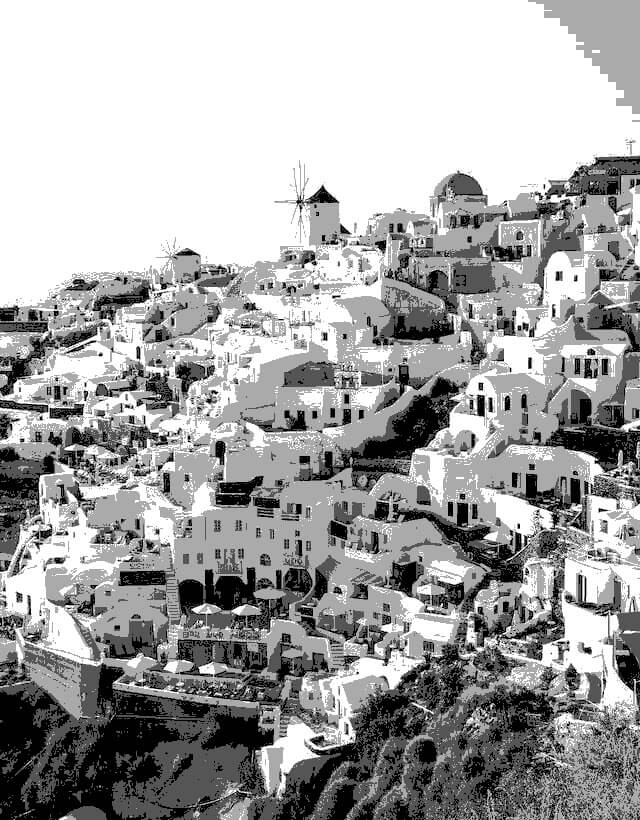
#> input picture Huffman_coding/input_image.jpg, 640 x 820 px
$ python Huffman_coding.py
#> lines starting #> are read from the running program, lines starting #| are printed output that depends on the picture
### Huffman_coding/huffman_core.py
"""
huffman_core.py
Shared Huffman helpers (canonical Huffman coding) used by the grayscale
and RGB scripts.

Idea: instead of storing the whole tree, we only compute the *length* of every
symbol's code. Codes are then rebuilt in "canonical" order, so the decoder
needs just 256 length values (one byte each) to recreate the same codes.
"""

import heapq
import itertools
import struct
from collections import Counter

import numpy as np

MAGIC = b"HUFF"


# ----------------------------------------------------------------------------
# Building the code
# ----------------------------------------------------------------------------
def code_lengths(freq):
    """Return {symbol: code_length} from {symbol: count} using the Huffman merge."""
    if len(freq) == 1:                       # image with a single pixel value
        return {s: 1 for s in freq}

    tie = itertools.count()                  # keeps heap ordering stable
    heap = [(count, next(tie), [sym]) for sym, count in freq.items()]
    heapq.heapify(heap)
    depth = {sym: 0 for sym in freq}

    while len(heap) > 1:
        c1, _, group1 = heapq.heappop(heap)
        c2, _, group2 = heapq.heappop(heap)
        for sym in group1 + group2:          # every merge pushes symbols 1 level deeper
            depth[sym] += 1
        heapq.heappush(heap, (c1 + c2, next(tie), group1 + group2))
    return depth


def canonical_codes(lengths):
    """Return {symbol: 'bitstring'} built in canonical order from the lengths."""
    codes = {}
    code, prev_len = 0, 0
    for sym, length in sorted(lengths.items(), key=lambda kv: (kv[1], kv[0])):
        code <<= (length - prev_len)
        codes[sym] = format(code, f"0{length}b")
        code += 1
        prev_len = length
    return codes


# ----------------------------------------------------------------------------
# Encoding / decoding one channel (flat uint8 array)
# ----------------------------------------------------------------------------
def encode_channel(flat):
    """Return (lengths_dict, payload_bytes, number_of_bits)."""
    freq = Counter(flat.tolist())
    lengths = code_lengths(freq)
    codes = canonical_codes(lengths)

    lookup = [""] * 256
    for sym, bits in codes.items():
        lookup[sym] = bits
    bitstring = "".join(map(lookup.__getitem__, flat.tolist()))

    nbits = len(bitstring)
    bit_array = np.frombuffer(bitstring.encode("ascii"), dtype=np.uint8) - 48
    payload = np.packbits(bit_array).tobytes()
    return lengths, payload, nbits


def decode_channel(lengths, payload, nbits, count):
    """Rebuild `count` pixel values from the payload."""
    codes = canonical_codes(lengths)
    table = {(len(b), int(b, 2)): sym for sym, b in codes.items()}

    bits = np.unpackbits(np.frombuffer(payload, dtype=np.uint8))[:nbits].tolist()
    out = np.empty(count, dtype=np.uint8)
    code, length, idx = 0, 0, 0
    for bit in bits:
        code = (code << 1) | bit
        length += 1
        sym = table.get((length, code))
        if sym is not None:
            out[idx] = sym
            idx += 1
            code, length = 0, 0
    return out


# ----------------------------------------------------------------------------
# Container file (.bin)
# ----------------------------------------------------------------------------
def write_bin(path, height, width, channels):
    """channels = list of (lengths_dict, payload_bytes, nbits)."""
    with open(path, "wb") as f:
        f.write(MAGIC)
        f.write(struct.pack("<BII", len(channels), height, width))
        for lengths, payload, nbits in channels:
            table = bytes(lengths.get(s, 0) for s in range(256))
            f.write(table)
            f.write(struct.pack("<QQ", nbits, len(payload)))
            f.write(payload)


def read_bin(path):
    with open(path, "rb") as f:
        assert f.read(4) == MAGIC, "Not a valid HUFF file"
        n_ch, height, width = struct.unpack("<BII", f.read(9))
        channels = []
        for _ in range(n_ch):
            table = f.read(256)
            nbits, plen = struct.unpack("<QQ", f.read(16))
            payload = f.read(plen)
            lengths = {s: l for s, l in enumerate(table) if l > 0}
            channels.append((lengths, payload, nbits))
    return height, width, channels


# ----------------------------------------------------------------------------
# Statistics
# ----------------------------------------------------------------------------
def entropy(flat):
    counts = np.bincount(flat, minlength=256).astype(float)
    p = counts[counts > 0] / counts.sum()
    return float(-(p * np.log2(p)).sum())


def average_length(flat, lengths):
    counts = np.bincount(flat, minlength=256)
    total = counts.sum()
    return float(sum(counts[s] * l for s, l in lengths.items()) / total)

### Huffman_coding/Huffman_coding.py
"""
Huffman_coding.py  -  Grayscale image compression with canonical Huffman coding.

Put your image next to this file and name it:  input_image.jpg
(or pass a different path:  python Huffman_coding.py my_photo.png)
"""

import os
import sys

import matplotlib
matplotlib.use("Agg")
import matplotlib.pyplot as plt
import numpy as np
from PIL import Image

import huffman_core as hc

INPUT_IMAGE = sys.argv[1] if len(sys.argv) > 1 else "input_image.jpg"
RESULTS_DIR = "results"


def main():
    os.makedirs(RESULTS_DIR, exist_ok=True)

    if not os.path.exists(INPUT_IMAGE):
        sys.exit(f"[!] Image '{INPUT_IMAGE}' not found. Place it in this folder.")

    # 1. Load as grayscale
    img = np.array(Image.open(INPUT_IMAGE).convert("L"), dtype=np.uint8)
    h, w = img.shape
#> h = 820; w = 640
    flat = img.flatten()
    print(f"Loaded '{INPUT_IMAGE}'  ->  {w} x {h} pixels")
#| Loaded 'input_image.jpg'  ->  640 x 820 pixels

    # 2. Encode
    lengths, payload, nbits = hc.encode_channel(flat)
#> in encode_channel, `freq = Counter(flat.tolist())`: freq = 256 items
#> the loop in code_lengths, `while len(heap) > 1:` made 255 passes
#> (c1, group1, c2, group2) on passes 1 to 3: (121, [215], 124, [124]), (129, [126], 129, [123]), (131, [127], 132, [214])
#> the loop in canonical_codes, `for sym, length in sorted(lengths.items(), key=lambda kv: (kv[1], kv[0..` made 256 passes
#> (sym, length, code, prev_len) on passes 1 to 3: (255, 2, 1, 2), (171, 4, 5, 4), (0, 5, 11, 5)
#> after the loop in canonical_codes, `for sym, length in sorted(lengths.items(), key=lambda kv: (kv[1], kv[0..`: code = 4096; codes = 256 items
#> the loop in encode_channel, `for sym, bits in codes.items():` made 256 passes
#> (sym, bits) on passes 1 to 3: (255, '00'), (171, '0100'), (0, '01010')
#> after the loop in encode_channel, `for sym, bits in codes.items():`: lookup = 256 items, first 6: '01010', '010110', '10100110', '10100111', '10101000', '10101001'
#> in encode_channel, `nbits = len(bitstring)`: nbits = 3003155
#> lengths = 256 items; nbits = 3003155
    bin_path = os.path.join(RESULTS_DIR, "compressed_gray.bin")
    hc.write_bin(bin_path, h, w, [(lengths, payload, nbits)])

    # 3. Decode from the file and verify
    h2, w2, chans = hc.read_bin(bin_path)
    rec = hc.decode_channel(*chans[0], count=h2 * w2).reshape(h2, w2)
    lossless = np.array_equal(img, rec)
#> lossless = True
    Image.fromarray(rec).save(os.path.join(RESULTS_DIR, "reconstructed_gray.png"))

    # 4. Statistics
    original_bytes = flat.size                      # 8 bits per pixel
#> original_bytes = 524800
    compressed_bytes = os.path.getsize(bin_path)    # includes header + table
    ent = hc.entropy(flat)
#> in entropy, `counts = np.bincount(flat, minlength=256).astype(float)`: counts = 256 values, max 165817 at index 255, min 121 at index 215, mean 2050
#> in entropy, `p = counts[counts > 0] / counts.sum()`: p = 256 values, max 0.316 at index 255, min 0.000231 at index 215, mean 0.00391
#> ent = 5.69
    avg = hc.average_length(flat, lengths)
#> in average_length, `total = counts.sum()`: total = 524800
#> avg = 5.72

    report = (
        f"Image size            : {w} x {h}\n"
        f"Unique gray levels    : {len(lengths)}\n"
        f"Original size         : {original_bytes} bytes\n"
        f"Compressed size       : {compressed_bytes} bytes\n"
        f"Compression ratio     : {original_bytes / compressed_bytes:.3f} : 1\n"
        f"Space saved           : {100 * (1 - compressed_bytes / original_bytes):.2f} %\n"
        f"Entropy               : {ent:.4f} bits/pixel\n"
        f"Average code length   : {avg:.4f} bits/pixel\n"
        f"Lossless (verified)   : {lossless}\n"
    )
    print("\n" + report)
#| Image size            : 640 x 820
#| Unique gray levels    : 256
#| Original size         : 524800 bytes
#| Compressed size       : 375680 bytes
#| Compression ratio     : 1.397 : 1
#| Space saved           : 28.41 %
#| Entropy               : 5.6863 bits/pixel
#| Average code length   : 5.7225 bits/pixel
#| Lossless (verified)   : True
    with open(os.path.join(RESULTS_DIR, "stats_gray.txt"), "w") as f:
        f.write(report)

    # 5. Plots
    fig, ax = plt.subplots(1, 3, figsize=(15, 4.5))
    ax[0].imshow(img, cmap="gray", vmin=0, vmax=255)
    ax[0].set_title("Original (grayscale)")
    ax[0].axis("off")

    ax[1].imshow(rec, cmap="gray", vmin=0, vmax=255)
    ax[1].set_title(f"Reconstructed (lossless = {lossless})")
    ax[1].axis("off")

    ax[2].bar(range(256), np.bincount(flat, minlength=256), color="steelblue", width=1.0)
    ax[2].set_title("Histogram of gray levels")
    ax[2].set_xlabel("Pixel value")
    ax[2].set_ylabel("Count")
    plt.tight_layout()
    plt.savefig(os.path.join(RESULTS_DIR, "huffman_gray_result.png"), dpi=150)
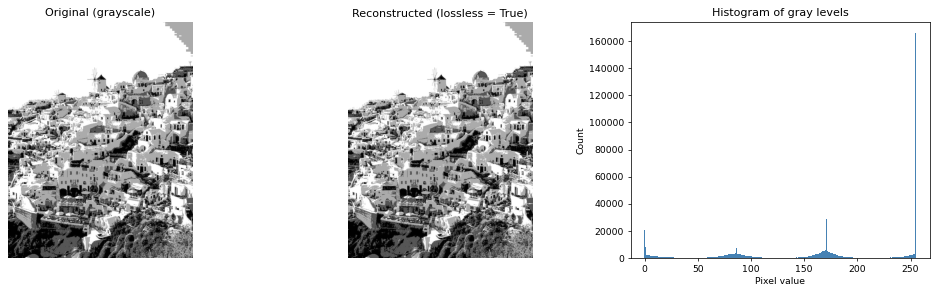
#> figure drawn by matplotlib, 3 panels; panel 3: tallest bar 165817 high, from x = 254.5 to 255.5
    plt.close()

    # Code length per symbol
    syms = sorted(lengths)
    plt.figure(figsize=(9, 4))
    plt.bar(syms, [lengths[s] for s in syms], color="darkorange", width=1.0)
    plt.title("Huffman code length per gray level")
    plt.xlabel("Pixel value")
    plt.ylabel("Code length (bits)")
    plt.tight_layout()
    plt.savefig(os.path.join(RESULTS_DIR, "code_lengths_gray.png"), dpi=150)
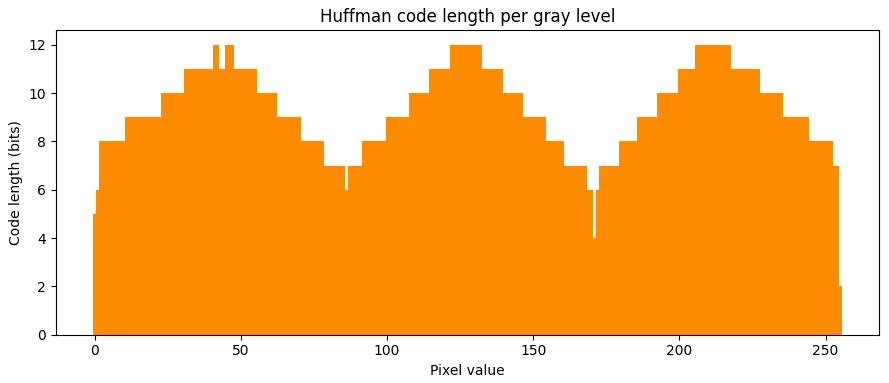
#> figure drawn by matplotlib, 1 panel
    plt.close()

    print(f"Results saved in '{RESULTS_DIR}/'")


if __name__ == "__main__":
    main()
